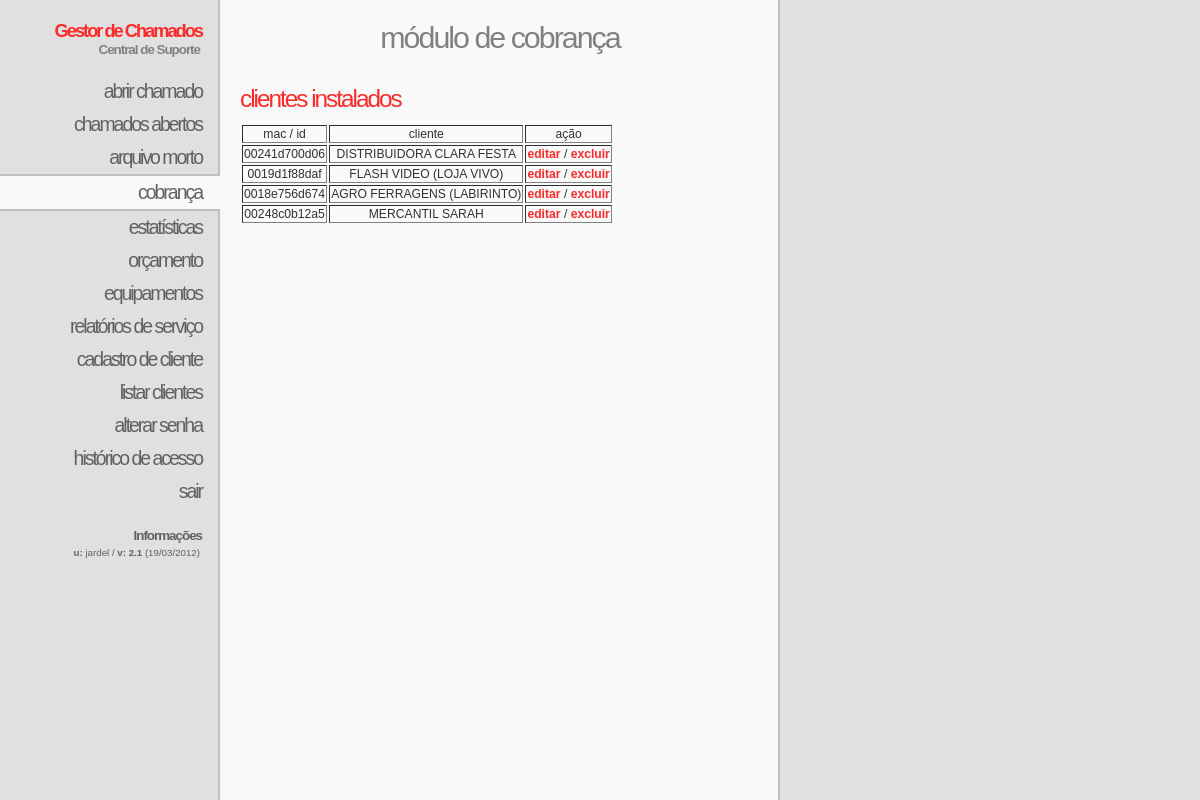
Screenshot of /?m=cobranca (signed in) with the database file from the repository.
### tables this page shows
CREATE TABLE `cobranca` (
  `mac` varchar(17) NOT NULL,
  `cliente` text NOT NULL,
  `mensagem` text NOT NULL,
  PRIMARY KEY  (`mac`)
);

### incs/cobranca.php (the view, shortened to what this page needs)
 <h2>módulo de cobrança</h2>
  <?php
if ($_GET['editar']=='') {
?>
<h3> clientes instalados</h3>
<?php
    $q = mysql_query("SELECT * FROM `cobranca`");
    $row = mysql_fetch_array($q, MYSQL_ASSOC);
    if ($row['mac']!="") {
?>
 <table border=1 style="border-style:hidden">
 <tr>
 <td><center>mac / id</center></td>
 <td><center>cliente</center></td>
 <td><center>ação</center></td>
 </tr>
 <?php
	$q = mysql_query("SELECT * FROM `cobranca`");
	while ($row = mysql_fetch_array($q, MYSQL_ASSOC)) {
		echo "<tr>";
		echo "<td><center>".$row['mac']."</center></td>";
		echo "<td><center>".$row['cliente']."</center></td>";
		echo "<td><center><a href=\"?m=cobranca&editar=".$row['mac']."\">editar</a> / <a onclick=\"if(window.confirm('Voce tem certeza que deseja deletar este registro?')) return true; else return false;\" href=\"?m=cobranca&excluir=".$row['mac']."\">excluir</a></td></center></td>";
		echo "</tr>";
	}
 ?>
 </table>
<?php
 } else {
  evento('cobrancas','nenhum cliente encontrado');
  echo "Não existem clientes instalados.<br />";
 }
}
?>

### andreas07.css (style rules this page uses)
body { margin:0; padding:0; color:#303030; background:#fafafa url(img/bodybg.gif) top left repeat-y; font:76% Verdana,Tahoma,sans-serif; }
a { color:#ff2a2a; font-weight:bold; text-decoration:none; }
#content h2 { margin:0; color:#808080; font-weight:normal; font-size:2.5em; letter-spacing:-2px; text-align:center; }
#content h3 { clear:both; margin:30px 0 10px 0; color:#ff2a2a; font-weight:normal; font-size: 2em; letter-spacing:-2px; }

### rows the page displays
cobranca: mac "00241d700d06", cliente "DISTRIBUIDORA CLARA FESTA"
cobranca: mac "0019d1f88daf", cliente "FLASH VIDEO (LOJA VIVO)"
cobranca: mac "0018e756d674", cliente "AGRO FERRAGENS (LABIRINTO)"
cobranca: mac "00248c0b12a5", cliente "MERCANTIL SARAH"

### other values shown
$_SESSION['id'] "jardel"
